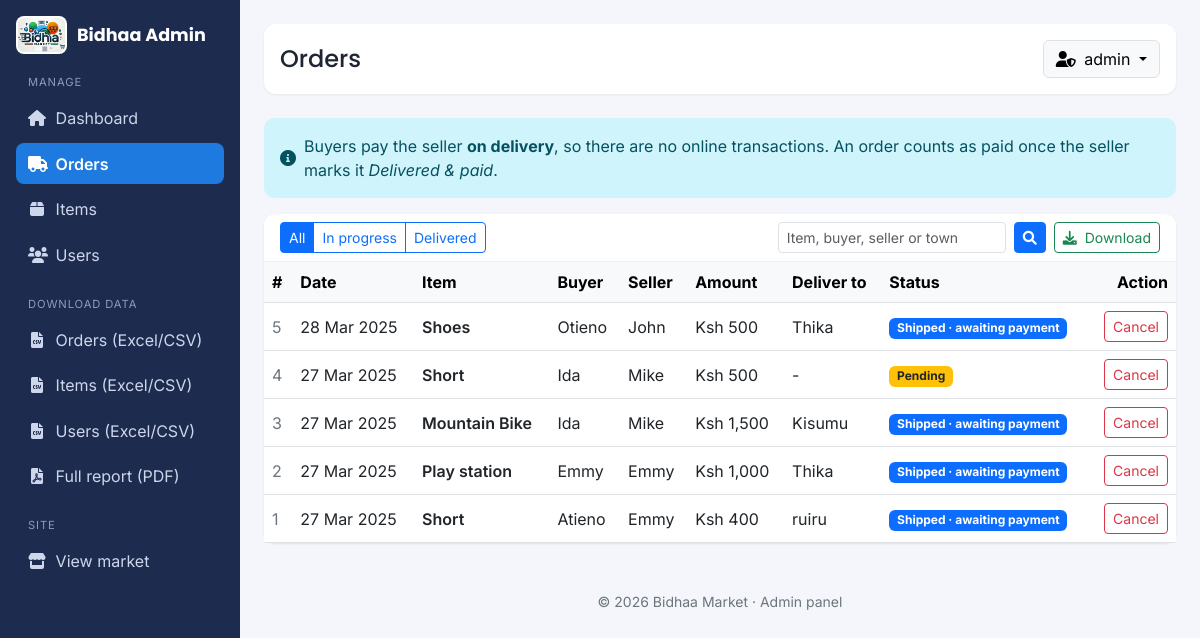
/admin/orders (signed in), run on an earlier commit of the app's database.
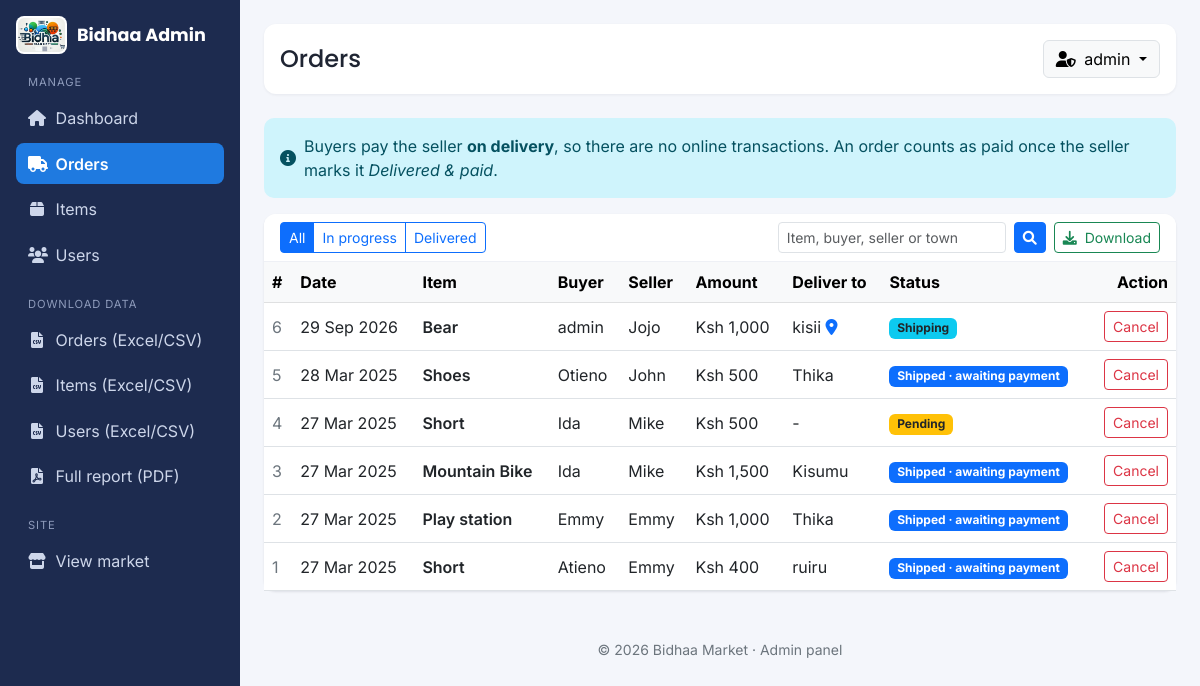
And on a later commit of the database.
### market/models.py (models this page shows, shortened)
class Order(db.Model):
    id = db.Column(db.Integer, primary_key=True)
    user_id = db.Column(db.Integer, db.ForeignKey('user.id'), nullable=False)
    seller_id = db.Column(db.Integer, db.ForeignKey('user.id'), nullable=False)
    item_id = db.Column(db.Integer, db.ForeignKey('item.id'), nullable=False)
    order_date = db.Column(db.DateTime, default=datetime.utcnow)
    total_price = db.Column(db.Float, nullable=False)
    shipping_status = db.Column(db.String(20), default="Pending")
    shipping_town = db.Column(db.String(100))
    shipping_apartment = db.Column(db.String(100))
    shipping_phone = db.Column(db.String(15))
    delivery_notes = db.Column(db.String(255))
    delivery_lat = db.Column(db.Float)
    delivery_lng = db.Column(db.Float)
    user = db.relationship('User', foreign_keys=[user_id], back_populates='orders')
    seller = db.relationship('User', foreign_keys=[seller_id], back_populates='sold_orders')
    item = db.relationship('Item', back_populates='orders')
    owned_items = db.relationship('OwnedItem', back_populates='order', uselist=False)

class Item(db.Model):
    id = db.Column(db.Integer, primary_key=True)
    name = db.Column(db.String(100), nullable=False)
    price = db.Column(db.Float, nullable=False)
    category = db.Column(db.String(100), nullable=False)
    description = db.Column(db.Text, nullable=False)
    barcode = db.Column(db.String(12), nullable=False, unique=True)
    image = db.Column(db.String(255), nullable=True)
    verified = db.Column(db.Boolean, default=False)
    sold = db.Column(db.Boolean, default=False)
    seller_id = db.Column(db.Integer, db.ForeignKey('user.id'), nullable=False)
    seller = db.relationship('User', back_populates='seller_items')
    orders = db.relationship('Order', back_populates='item', lazy=True)
    sales = db.relationship('Sale', back_populates='item', lazy=True)

class User(db.Model, UserMixin):
    id = db.Column(db.Integer, primary_key=True)
    username = db.Column(db.String(30), unique=True, nullable=False)
    email = db.Column(db.String(50), unique=True, nullable=False)
    password_hash = db.Column(db.String(60), nullable=False)
    phone = db.Column(db.String(20), unique=True, nullable=True)
    role = db.Column(db.String(10), default="both")
    is_admin = db.Column(db.Boolean, default=False)
    wallet_balance = db.Column(db.Float, nullable=False, default=0.0)
    created_at = db.Column(db.DateTime, default=datetime.utcnow)
    wallet = db.relationship('Wallet', back_populates='user', uselist=False)
    seller_items = db.relationship('Item', back_populates='seller', lazy=True)
    owned_items = db.relationship('OwnedItem', back_populates='owner', lazy=True)
    orders = db.relationship('Order', foreign_keys='Order.user_id', back_populates='user', lazy=True)
    sales = db.relationship('Sale', back_populates='seller', lazy=True)
    sold_orders = db.relationship('Order', foreign_keys='Order.seller_id', back_populates='seller', lazy=True)
    @property
    def password(self):
        raise AttributeError("Password is not readable!")

### market/routes.py (the view)
@app.route('/admin/orders')
@login_required
@admin_required
def manage_orders():
    status = request.args.get('status', 'All')
    q = request.args.get('q', '').strip()
    query = Order.query
    if status == 'In progress':
        query = query.filter(Order.shipping_status != 'Delivered')
    elif status == 'Delivered':
        query = query.filter(Order.shipping_status == 'Delivered')
    orders = query.order_by(Order.order_date.desc()).all()
    if q:
        ql = q.lower()
        orders = [o for o in orders if ql in o.item.name.lower() or ql in o.user.username.lower()
                  or ql in o.seller.username.lower() or ql in (o.shipping_town or '').lower()]
    return render_template('admin_orders.html', orders=orders, status=status, q=q)

### market/__init__.py (called while the page is built)
def create_app():
    app = Flask(__name__)
    app.config.from_object(Config)
    db.init_app(app)
    bcrypt.init_app(app)
    login_manager.init_app(app)
    migrate.init_app(app, db)
    mail.init_app(app)
    login_manager.login_view = "login"
    login_manager.login_message_category = "info"
    from market.models import User
    @login_manager.user_loader
    def load_user(user_id):
        return User.query.get(int(user_id))
    with app.app_context():
        from market import routes
    return app

### market/routes.py (called while the page is built)
def admin_required(func):
    @wraps(func)
    def decorated_view(*args, **kwargs):
        if not current_user.is_authenticated or not current_user.is_admin:
            flash("❌ Admin access required!", category='danger')
            return redirect(url_for('admin_login'))
        return func(*args, **kwargs)
    return decorated_view

### market/templates/admin_orders.html (shortened to what this page needs)
{% extends "admin_base.html" %}
{% block title %}Orders{% endblock %}
{% block content %}
<div class="alert alert-info d-flex align-items-center gap-2">
    <i class="fas fa-info-circle"></i>
    <div>Buyers pay the seller <strong>on delivery</strong>, so there are no online transactions. An order counts as paid once the seller marks it <em>Delivered &amp; paid</em>.</div>
</div>
<div class="card mb-4">
    <div class="card-header d-flex flex-wrap justify-content-between align-items-center gap-2">
        <div class="btn-group btn-group-sm" role="group" aria-label="Filter orders">
            {% for s in ['All', 'In progress', 'Delivered'] %}
            <a href="{{ url_for('manage_orders', status=s, q=q or None) }}" class="btn {{ 'btn-primary' if status == s else 'btn-outline-primary' }}">{{ s }}</a>
            {% endfor %}
        </div>
        <div class="d-flex flex-wrap gap-2">
            <form method="GET" class="d-flex gap-2">
                <input type="search" name="q" value="{{ q }}" class="form-control form-control-sm" placeholder="Item, buyer, seller or town" style="min-width: 210px;">
                <button class="btn btn-sm btn-primary" type="submit"><i class="fas fa-search"></i></button>
            </form>
            <a href="{{ url_for('admin_export', dataset='orders') }}" class="btn btn-sm btn-outline-success"><i class="fas fa-download me-1"></i> Download</a>
        </div>
    </div>
    {% if orders %}
    {% set show_actions = true %}
    {% include 'includes/admin_orders_table.html' %}
    {% else %}
    <div class="card-body text-secondary">No orders to show.</div>
    {% endif %}
</div>
{% endblock %}

### market/templates/includes/admin_orders_table.html
<div class="table-responsive">
    <table class="table table-hover align-middle mb-0">
        <thead class="table-light">
            <tr>
                <th>#</th>
                <th>Date</th>
                <th>Item</th>
                <th>Buyer</th>
                <th>Seller</th>
                <th>Amount</th>
                <th>Deliver to</th>
                <th>Status</th>
                {% if show_actions %}<th class="text-end">Action</th>{% endif %}
            </tr>
        </thead>
        <tbody>
            {% for order in orders %}
            <tr>
                <td class="text-secondary">{{ order.id }}</td>
                <td class="text-nowrap">{{ order.order_date.strftime('%d %b %Y') }}</td>
                <td class="fw-semibold">{{ order.item.name }}</td>
                <td>{{ order.user.username }}</td>
                <td>{{ order.seller.username }}</td>
                <td class="text-nowrap">Ksh {{ '{:,.0f}'.format(order.total_price) }}</td>
                <td>
                    {{ order.shipping_town or '-' }}
                    {% if order.delivery_lat is not none and order.delivery_lng is not none %}
                    <a href="https://www.google.com/maps?q={{ order.delivery_lat }},{{ order.delivery_lng }}" target="_blank" rel="noopener" title="View pin"><i class="fas fa-map-marker-alt"></i></a>
                    {% endif %}
                </td>
                <td>
                    {% if order.shipping_status == 'Delivered' %}
                        <span class="badge bg-success">Delivered &amp; paid</span>
                    {% elif order.shipping_status == 'Shipped' %}
                        <span class="badge bg-primary">Shipped · awaiting payment</span>
                    {% elif order.shipping_status == 'Shipping in Process' %}
                        <span class="badge bg-info text-dark">Shipping</span>
                    {% else %}
                        <span class="badge bg-warning text-dark">{{ order.shipping_status }}</span>
                    {% endif %}
                </td>
                {% if show_actions %}
                <td class="text-end">
                    {% if order.shipping_status != 'Delivered' %}
                    <form action="{{ url_for('admin_cancel_order', order_id=order.id) }}" method="POST" class="d-inline"
                          onsubmit="return confirm('Cancel this order? The item will go back on the market.');">
                        <button type="submit" class="btn btn-sm btn-outline-danger">Cancel</button>
                    </form>
                    {% endif %}
                </td>
                {% endif %}
            </tr>
            {% endfor %}
        </tbody>
    </table>
</div>

What changed in the data, as far as the page shows it:
added Order: id "6", order_date "29 Sep 2026", item.name "Bear", user.username "admin", seller.username "Jojo", total_price "1,000", shipping_town "kisii", shows "Shipping"
